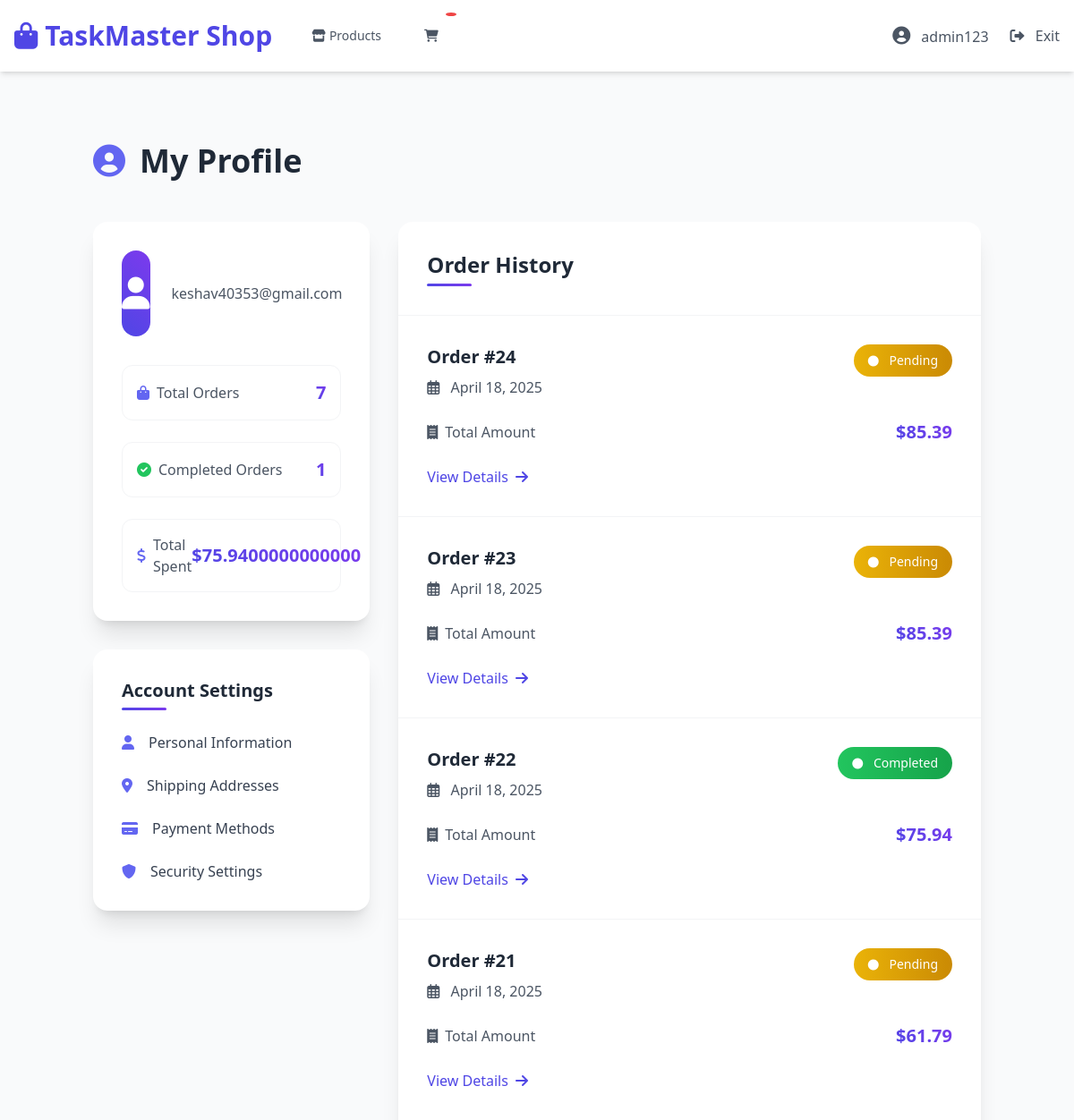
The app's page /shop/profile/ (signed in, upper part), older data.
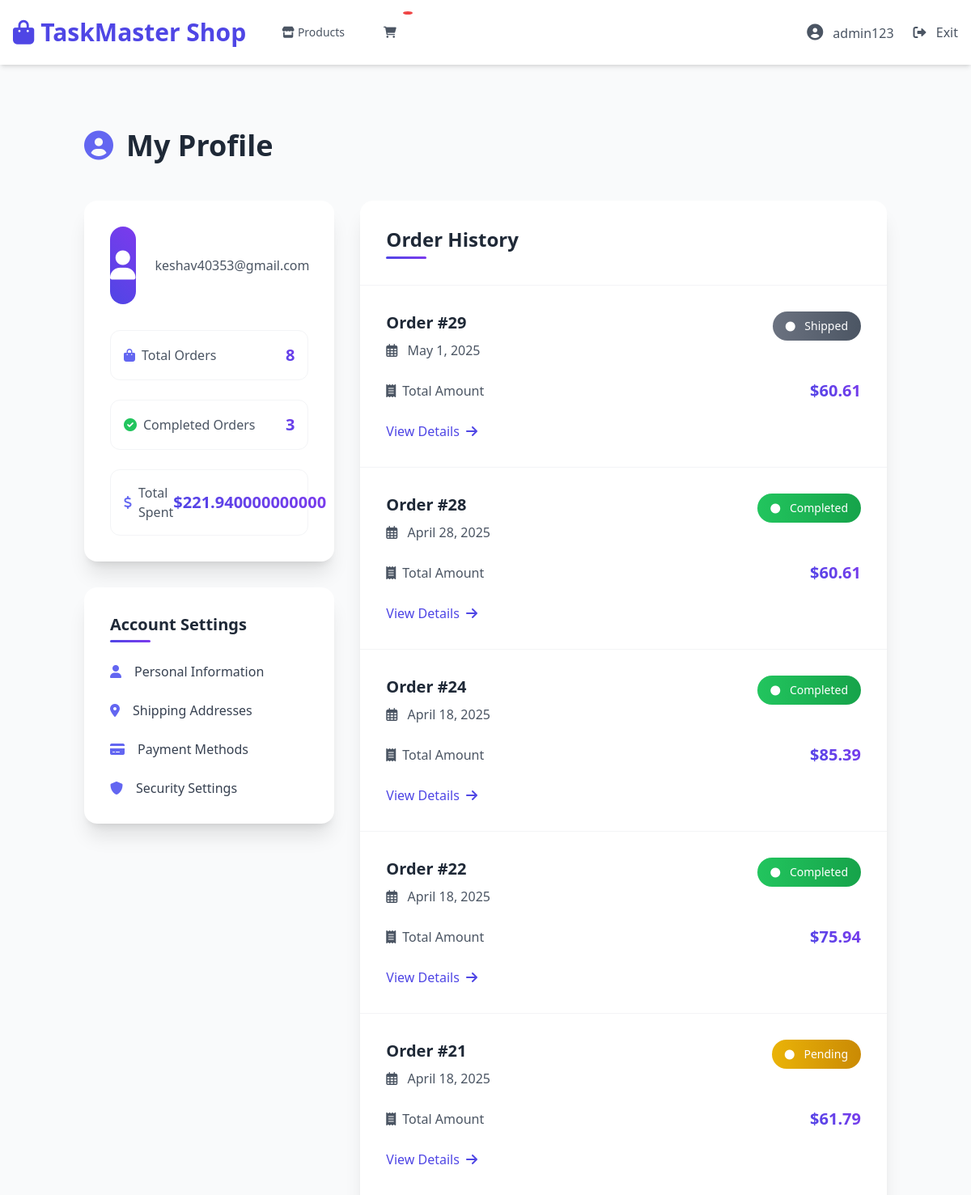
The same page, newer data.
### TASKMASTERAPP/models.py (models this page shows, shortened)
class CustomUser(AbstractUser):
    USER_TYPES = [
        ('user', 'Regular User'),
        ('admin', 'Administrator'),
    ]
    GENDER_CHOICES = [
        ('male', 'Male'),
        ('female', 'Female'),
        ('other', 'Other'),
    ]
    profile_picture = models.ImageField(upload_to='profile_pics/', null=True, blank=True, default='default-profile.jpg')
    bio = models.TextField(max_length=500, blank=True, null=True)
    date_of_birth = models.DateField(null=True, blank=True)
    phone_number = models.CharField(max_length=15, blank=True, null=True)
    gender = models.CharField(max_length=10, choices=GENDER_CHOICES, blank=True, null=True)
    address = models.TextField(blank=True, null=True)
    social = models.URLField(blank=True, null=True)
    user_type = models.CharField(max_length=10, choices=USER_TYPES, default='user')

### shop/models.py (models this page shows, shortened)
class Order(models.Model):
    STATUS_CHOICES = (
        ('pending', 'Pending'),
        ('processing', 'Processing'),
        ('shipped', 'Shipped'),
        ('delivered', 'Delivered'),
        ('completed', 'Completed'),
        ('cancelled', 'Cancelled'),
    )
    PAYMENT_METHOD_CHOICES = (
        ('cod', 'Cash on Delivery'),
        ('online', 'Online Payment'),
    )
    user = models.ForeignKey(settings.AUTH_USER_MODEL, on_delete=models.CASCADE)
    first_name = models.CharField(max_length=50)
    last_name = models.CharField(max_length=50)
    email = models.EmailField()
    phone = models.CharField(max_length=20)
    shipping_address = models.TextField()
    payment_method = models.CharField(max_length=20, choices=PAYMENT_METHOD_CHOICES, default='cod')
    created_at = models.DateTimeField(auto_now_add=True)
    updated_at = models.DateTimeField(auto_now=True)
    status = models.CharField(max_length=20, choices=STATUS_CHOICES, default='pending')
    subtotal = models.DecimalField(max_digits=10, decimal_places=2)
    shipping_cost = models.DecimalField(max_digits=10, decimal_places=2)
    tax = models.DecimalField(max_digits=10, decimal_places=2)
    total = models.DecimalField(max_digits=10, decimal_places=2)

### shop/views.py (the view)
# urls.py: path('profile/', views.UserProfileView.as_view(), name='user_profile'),
class UserProfileView(LoginRequiredMixin, View):
    template_name = 'shop/profile.html'
    def get(self, request):
        user = request.user
        orders = Order.objects.filter(user=user).order_by('-created_at')
        total_orders = orders.count()
        completed_orders = orders.filter(status='completed').count()
        pending_orders = orders.filter(status='pending').count()
        total_spent = orders.filter(status='completed').aggregate(
            total=Sum('total')
        )['total'] or 0
        context = {
            'user': user,
            'total_orders': total_orders,
            'completed_orders': completed_orders,
            'pending_orders': pending_orders,
            'total_spent': total_spent,
            'orders': orders,
        }
        return render(request, self.template_name, context)

### shop/templatetags/shop_filters.py (called while the page is built)
@register.filter
def get_completed_orders_count(user):
    return Order.objects.filter(user=user, status='completed').count()

@register.filter
def get_total_spent(user):
    total = Order.objects.filter(user=user, status='completed').aggregate(
        total=Sum('total')
    )['total'] or 0
    return total

### shop/templates/shop/profile.html (shortened to what this page needs)
{% extends "base.html" %}
{% load static %}
{% load shop_filters %}
{% block content %}
<div class="container mx-auto px-4 py-12">
    <div class="max-w-6xl mx-auto">
        <h1 class="text-4xl font-bold mb-12 text-gray-800 flex items-center">
            <i class="fas fa-user-circle mr-4 text-indigo-500"></i>
            My Profile
        </h1>
        <div class="grid grid-cols-1 md:grid-cols-3 gap-8">
            <div class="col-span-1">
                <div class="profile-card bg-white rounded-2xl shadow-xl p-8">
                    <div class="flex items-center space-x-6 mb-8">
                        <div class="avatar-container w-24 h-24 rounded-full flex items-center justify-center">
                            <i class="fas fa-user text-white text-4xl"></i>
                        </div>
                        <div>
                            <p class="text-gray-600">{{ user.email }}</p>
                        </div>
                    </div>
                    <div class="space-y-6">
                        <div class="stat-item flex justify-between items-center p-4 rounded-xl border border-gray-100">
                            <span class="text-gray-600 flex items-center">
                                <i class="fas fa-shopping-bag mr-2 text-indigo-500"></i>
                                Total Orders
                            </span>
                            <span class="text-xl font-bold price-tag">{{ total_orders }}</span>
                        </div>
                        <div class="stat-item flex justify-between items-center p-4 rounded-xl border border-gray-100">
                            <span class="text-gray-600 flex items-center">
                                <i class="fas fa-check-circle mr-2 text-green-500"></i>
                                Completed Orders
                            </span>
                            <span class="text-xl font-bold price-tag">{{ user|get_completed_orders_count }}</span>
                        </div>
                        <div class="stat-item flex justify-between items-center p-4 rounded-xl border border-gray-100">
                            <span class="text-gray-600 flex items-center">
                                <i class="fas fa-dollar-sign mr-2 text-indigo-500"></i>
                                Total Spent
                            </span>
                            <span class="text-xl font-bold price-tag">${{ user|get_total_spent }}</span>
                        </div>
                    </div>
                </div>
                <div class="profile-card bg-white rounded-2xl shadow-xl p-8 mt-8">
                    <h3 class="text-xl font-bold mb-6 text-gray-800 section-title">Account Settings</h3>
                    <div class="space-y-6">
                        <a href="#" class="settings-link flex items-center text-gray-700 hover:text-indigo-600">
                            <i class="fas fa-user mr-4 text-indigo-500"></i>
                            Personal Information
                        </a>
                        <a href="#" class="settings-link flex items-center text-gray-700 hover:text-indigo-600">
                            <i class="fas fa-map-marker-alt mr-4 text-indigo-500"></i>
                            Shipping Addresses
                        </a>
                        <a href="#" class="settings-link flex items-center text-gray-700 hover:text-indigo-600">
                            <i class="fas fa-credit-card mr-4 text-indigo-500"></i>
                            Payment Methods
                        </a>
                        <a href="#" class="settings-link flex items-center text-gray-700 hover:text-indigo-600">
                            <i class="fas fa-shield-alt mr-4 text-indigo-500"></i>
                            Security Settings
                        </a>
                    </div>
                </div>
            </div>
            <div class="col-span-2">
                <div class="profile-card bg-white rounded-2xl shadow-xl">
                    <div class="p-8 border-b border-gray-100">
                        <h2 class="text-2xl font-bold text-gray-800 section-title">Order History</h2>
                    </div>
                    <div class="divide-y divide-gray-100">
                        {% for order in orders %}
                        <div class="order-card p-8">
                            <div class="flex justify-between items-start mb-6">
                                <div>
                                    <h3 class="text-xl font-bold text-gray-800">Order #{{ order.id }}</h3>
                                    <p class="text-gray-600 mt-2">
                                        <i class="far fa-calendar-alt mr-2"></i>
                                        {{ order.created_at|date:"F j, Y" }}
                                    </p>
                                </div>
                                <span class="status-badge px-4 py-2 rounded-full text-sm font-medium
                                    {% if order.status == 'completed' %}bg-gradient-to-r from-green-500 to-green-600 text-white
                                    {% elif order.status == 'pending' %}bg-gradient-to-r from-yellow-500 to-yellow-600 text-white
                                    {% else %}bg-gradient-to-r from-gray-500 to-gray-600 text-white{% endif %}">
                                    <i class="fas fa-circle mr-2 text-xs"></i>
                                    {{ order.get_status_display }}
                                </span>
                            </div>
                            <div class="flex justify-between items-center mb-6">
                                <span class="text-gray-600 flex items-center">
                                    <i class="fas fa-receipt mr-2"></i>
                                    Total Amount
                                </span>
                                <span class="text-xl font-bold price-tag">${{ order.total }}</span>
                            </div>
                            <div class="mt-6">
                                <a href="{% url 'shop:order_detail' order.id %}"
                                   class="view-details-link inline-flex items-center text-indigo-600 hover:text-indigo-800 font-medium">
                                    View Details
                                    <i class="fas fa-arrow-right ml-2"></i>
                                </a>
                            </div>
                        </div>
                        {% endfor %}
                    </div>
                </div>
            </div>
        </div>
    </div>
</div>
{% endblock %}

### templates/base.html (shortened to what this page needs)
<!DOCTYPE html>
<html lang="en">
<head>
    <script src="https://cdn.tailwindcss.com"></script>
    <link rel="stylesheet" href="https://cdnjs.cloudflare.com/ajax/libs/font-awesome/6.0.0/css/all.min.css">
</head>
<body class="bg-gray-50 min-h-screen">
    <nav class="bg-white shadow-md sticky top-0 z-50">
        <div class="max-w-7xl mx-auto px-4">
            <div class="flex justify-between h-20">
                <div class="flex items-center">
                    <div class="flex-shrink-0">
                        <a href="{% url 'shop:product_list' %}" class="text-3xl font-bold text-indigo-600 hover:text-indigo-700 transition-colors">
                            <i class="fas fa-shopping-bag mr-2"></i>TaskMaster Shop
                        </a>
                    </div>
                    <div class="hidden sm:ml-8 sm:flex sm:space-x-6">
                        <a href="{% url 'shop:product_list' %}"
                           class="nav-link text-gray-600 hover:text-indigo-600 px-3 py-2 text-sm font-medium">
                            <i class="fas fa-store mr-1"></i>Products
                        </a>
                        <a href="{% url 'shop:cart_detail' %}"
                           class="nav-link text-gray-600 hover:text-indigo-600 px-3 py-2 text-sm font-medium cart-icon">
                            <i class="fas fa-shopping-cart"></i>
                            <span class="cart-badge">{% if cart|length %}{{ cart|length }}{% endif %}</span>
                        </a>
                    </div>
                </div>
                <div class="hidden sm:flex sm:items-center">
                    {% if user.is_authenticated %}
                        <div class="ml-6 relative">
                            <div class="flex items-center space-x-6">
                                <a href="{% url 'shop:user_profile' %}"
                                   class="nav-link text-gray-600 hover:text-indigo-600">
                                    <i class="fas fa-user-circle text-xl"></i>
                                    <span class="ml-2">{{ user.get_full_name|default:user.username }}</span>
                                </a>
                                <a href="{% url 'index' %}"
                                   class="nav-link text-gray-600 hover:text-indigo-600">
                                    <i class="fas fa-sign-out-alt"></i>
                                    <span class="ml-2">Exit</span>
                                </a>
                            </div>
                        </div>
                    {% endif %}
                </div>
            </div>
        </div>
    </nav>
    <main class="max-w-7xl mx-auto py-8 sm:px-6 lg:px-8">
        {% block content %}
        {% endblock %}
    </main>
</body>
</html>

### templates/base.html (style rules this page uses)
.nav-link { position: relative; transition: all 0.3s ease; }
.nav-link::after { content: ''; position: absolute; width: 0; height: 2px; bottom: 0; left: 0; background-color: #4f46e5; transition: width 0.3s ease; }
.cart-icon { position: relative; }
.cart-badge { position: absolute; top: -8px; right: -8px; background-color: #ef4444; color: white; border-radius: 50%; padding: 2px 6px; font-size: 12px; }

### shop/templates/shop/profile.html (style rules this page uses)
.profile-card { transition: all 0.3s ease; }
.avatar-container { background: linear-gradient(45deg, #4f46e5, #7c3aed); transition: all 0.3s ease; }
.stat-item { transition: all 0.3s ease; }
.settings-link { transition: all 0.3s ease; }
.order-card { transition: all 0.3s ease; }
.status-badge { transition: all 0.3s ease; }
.view-details-link { transition: all 0.3s ease; }
.price-tag { background: linear-gradient(45deg, #4f46e5, #7c3aed); -webkit-background-clip: text; -webkit-text-fill-color: transparent; }
.section-title { position: relative; padding-bottom: 0.5rem; }
.section-title::after { content: ''; position: absolute; bottom: 0; left: 0; width: 50px; height: 3px; background: linear-gradient(45deg, #4f46e5, #7c3aed); border-radius: 3px; }

Row changes from the older to the newer data that the page shows:
removed Order: id "23", created_at "April 18, 2025", status "Pending", total "85.39"
changed CustomUser "admin123": id "1" → "3"; id "75.9400000000000" → "221.940000000000"
added Order: id "29", created_at "May 1, 2025", status "Shipped", total "60.61"
added Order: id "28", created_at "April 28, 2025", status "Completed", total "60.61"
changed Order id 24: status "Pending" → "Completed"
Text that changed along with them:
{{ total_orders }}: "7" → "8"
